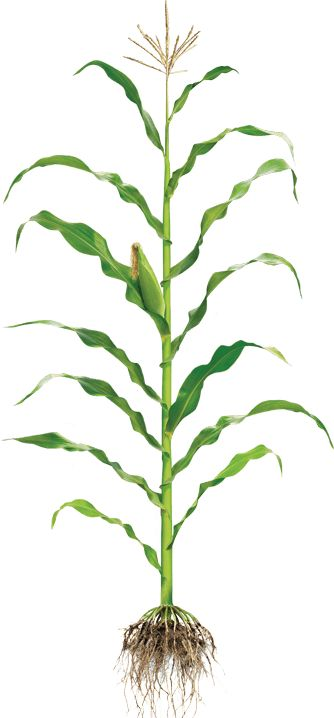
#> input picture test_images/929804ae91c363db32215ad0878618ac.jpg, 334 x 718 px
$ python -i stem_detection.py   (imports and definitions only)
#> lines starting #> are read from the running program, lines starting #| are printed output that depends on the picture; after the words box and inside, x2 and y2 are one past the last pixel; in counts of white or black regions, pixels touching at a corner belong together
#> further down, picture is the input picture: shape (718, 334, 3); mean B, G, R 231.1, 240.7, 236.7
import cv2
import numpy as np
import logging

logger = logging.getLogger(__name__)


def detect_stems(image):
    """
    Detect crop stems using Hough Line Transform with detailed metrics.
    Returns: (annotated_image, avg_angle, stats_dict)
    """
    debug = image.copy()

    try:
        gray = cv2.cvtColor(image, cv2.COLOR_BGR2GRAY)
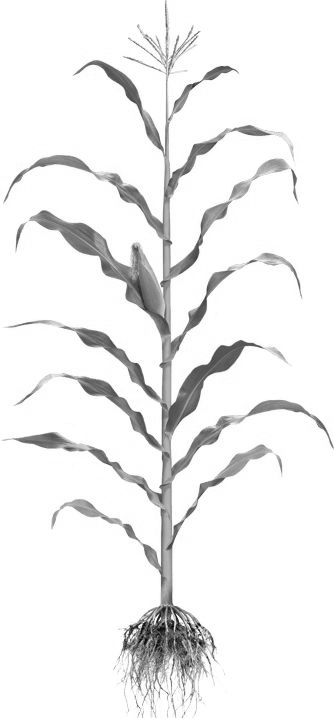
#> gray: shape (718, 334); min 3, max 255, mean 238.4
        blur = cv2.GaussianBlur(gray, (5, 5), 0)
        edges = cv2.Canny(blur, 40, 120)
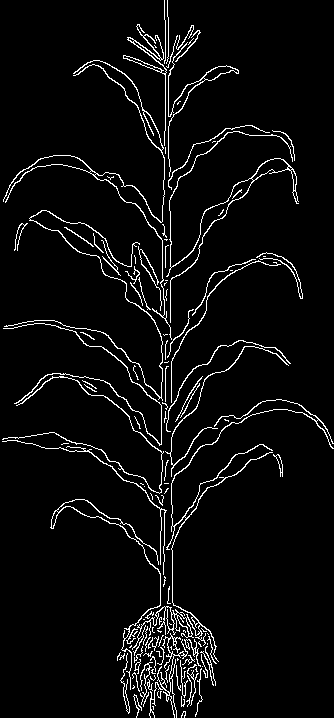
#> edges: shape (718, 334); 4.8% white in thin lines or dots

        # Morphological operation to enhance vertical structures
        vertical_kernel = cv2.getStructuringElement(cv2.MORPH_RECT, (1, 15))
        enhanced = cv2.morphologyEx(edges, cv2.MORPH_CLOSE, vertical_kernel)
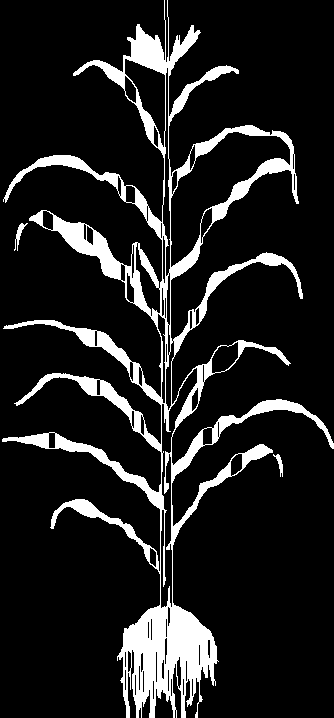
#> enhanced: shape (718, 334); 12.7% white; 3 white regions, box (x1, y1, x2, y2) and area: (2, 0, 334, 718) 30354, (14, 223, 28, 251) 113, (273, 454, 283, 477) 86

        lines = cv2.HoughLinesP(
            enhanced,
            rho=1,
            theta=np.pi / 180,
            threshold=40,
            minLineLength=60,
            maxLineGap=15
        )
#> lines = 126 rows, first 6: [165, 130, 165, 20], [185, 610, 192, 700], [150, 608, 151, 717], [160, 698, 160, 484], [160, 221, 164, 318], [163, 692, 164, 607]

        angles = []
        lengths = []
        vertical_count = 0
        tilted_count = 0

        if lines is None:
            return debug, None, {"line_count": 0, "avg_angle": None, "vertical_pct": 0, "tilt_variance": 0}

        for line in lines:
            x1, y1, x2, y2 = line[0]

            angle = abs(np.degrees(np.arctan2(y2 - y1, x2 - x1)))
            if angle > 90:
                angle = 180 - angle

            length = np.sqrt((x2 - x1) ** 2 + (y2 - y1) ** 2)
            angles.append(angle)
            lengths.append(length)

            # Color coding: green = vertical/healthy, red = tilted
            if angle > 60:
                color = (0, 255, 80)   # green
                vertical_count += 1
            elif angle > 35:
                color = (0, 200, 255)  # yellow
                tilted_count += 1
            else:
                color = (0, 60, 255)   # red
                tilted_count += 1

            thickness = max(1, int(length / 60))
            cv2.line(debug, (x1, y1), (x2, y2), color, thickness)
#> this loop made 126 passes
#> (x1, y1, x2, y2, angle, length, color, thickness) on passes 1 to 12: (165, 130, 165, 20, 90, 110, (0, 255, 80), 1), (185, 610, 192, 700, 85.55, 90.27, (0, 255, 80), 1), (150, 608, 151, 717, 89.47, 109, (0, 255, 80), 1), (160, 698, 160, 484, 90, 214, (0, 255, 80), 3), (160, 221, 164, 318, 87.64, 97.08, (0, 255, 80), 1), (163, 692, 164, 607, 89.33, 85.01, (0, 255, 80), 1), (179, 607, 185, 695, 86.1, 88.2, (0, 255, 80), 1), (178, 606, 184, 696, 86.19, 90.2, (0, 255, 80), 1), (163, 586, 165, 451, 89.15, 135, (0, 255, 80), 2), (146, 611, 147, 696, 89.33, 85.01, (0, 255, 80), 1), (188, 612, 197, 716, 85.05, 104.4, (0, 255, 80), 1), (126, 717, 127, 629, 89.35, 88.01, (0, 255, 80), 1)
#> (x1, y1, x2, y2, angle, length, color) on passes 61 to 66: (132, 427, 222, 271, 60.02, 180.1, (0, 255, 80)), (46, 210, 133, 280, 38.82, 111.7, (0, 200, 255)), (169, 586, 173, 673, 87.37, 87.09, (0, 255, 80)), (180, 612, 186, 682, 85.1, 70.26, (0, 255, 80)), (190, 612, 195, 681, 85.86, 69.18, (0, 255, 80)), (41, 210, 134, 283, 38.13, 118.2, (0, 200, 255))
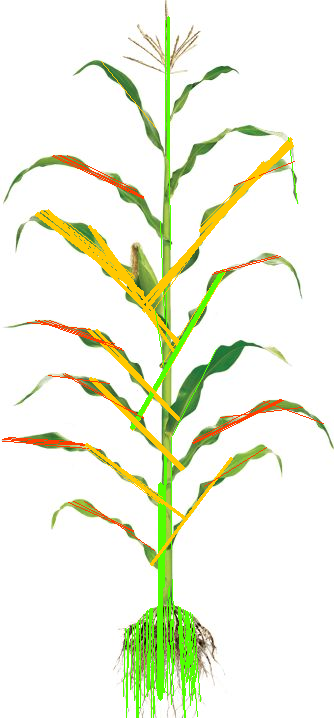
#> debug: shape (718, 334, 3); 6.48% of pixels changed, all inside (x1, y1, x2, y2) = (2, 16, 324, 718)

        if len(angles) == 0:
            return debug, None, {"line_count": 0, "avg_angle": None, "vertical_pct": 0, "tilt_variance": 0}

        angles_arr = np.array(angles)
        avg_angle = float(np.mean(angles_arr))
        tilt_variance = float(np.var(angles_arr))
        vertical_pct = round((vertical_count / len(angles)) * 100, 2)
        avg_length = round(float(np.mean(lengths)), 2)

        # Draw angle legend
        h, w = debug.shape[:2]
        cv2.putText(debug, f"Avg Angle: {avg_angle:.1f}°", (10, h - 60),
                    cv2.FONT_HERSHEY_SIMPLEX, 0.6, (255, 255, 255), 2)
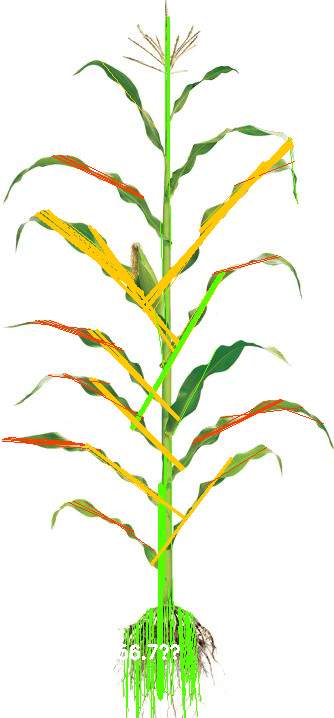
#> debug: shape (718, 334, 3); 0.18% of pixels changed, all inside (x1, y1, x2, y2) = (117, 644, 180, 660)
        cv2.putText(debug, f"Lines: {len(angles)}", (10, h - 30),
                    cv2.FONT_HERSHEY_SIMPLEX, 0.6, (255, 255, 255), 2)

        stats = {
            "line_count": len(angles),
            "avg_angle": round(avg_angle, 2),
            "vertical_pct": vertical_pct,
            "tilt_variance": round(tilt_variance, 2),
            "avg_line_length": avg_length,
            "vertical_count": vertical_count,
            "tilted_count": tilted_count,
        }

        return debug, avg_angle, stats

    except Exception as e:
        logger.error(f"detect_stems error: {e}")
        return debug, None, {"line_count": 0, "avg_angle": None, "vertical_pct": 0, "tilt_variance": 0}

>>> import cv2
>>> picture = cv2.imread('../test_images/929804ae91c363db32215ad0878618ac.jpg')
>>> result = detect_stems(picture)
